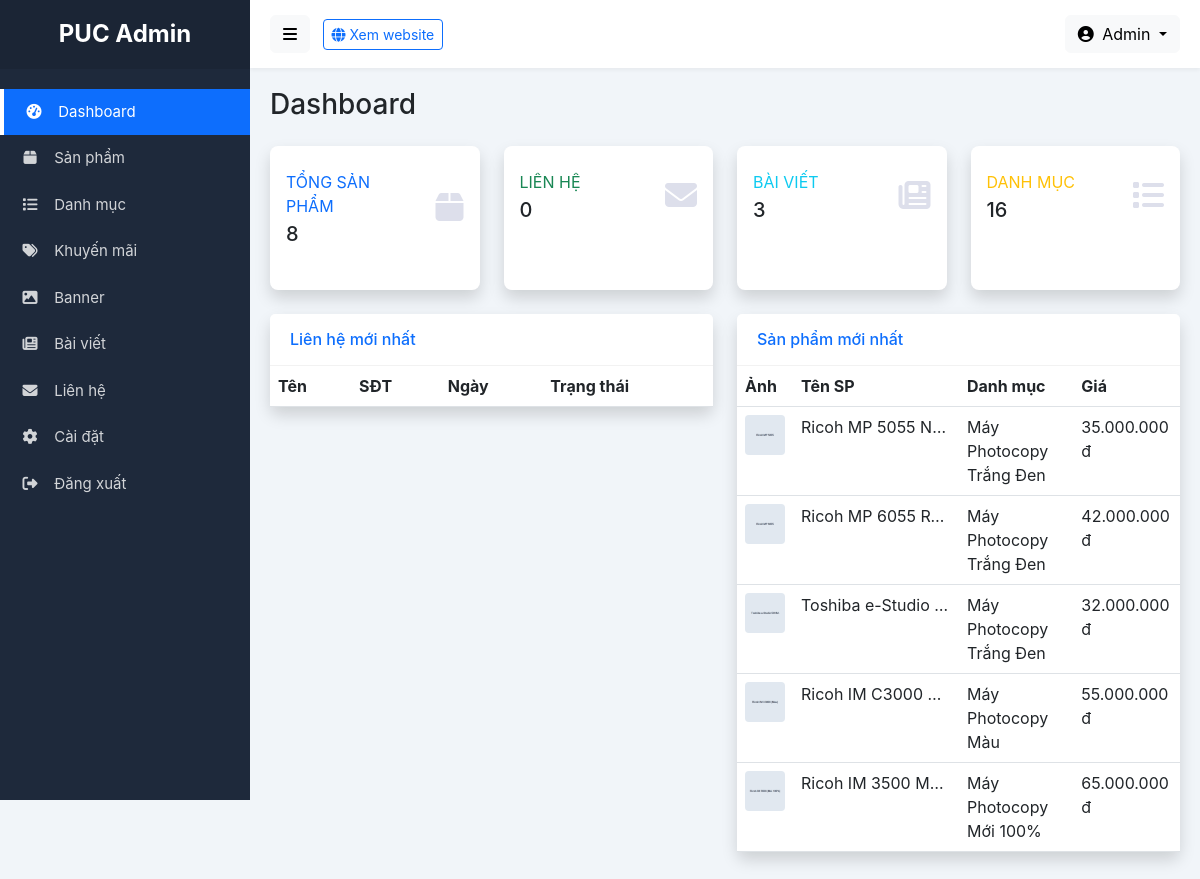
/admin/index.php (signed in), run on the app's committed database.
### tables this page shows
CREATE TABLE IF NOT EXISTS `products` (
    `id` INT AUTO_INCREMENT PRIMARY KEY,
    `name` VARCHAR(300) NOT NULL,
    `slug` VARCHAR(300) NOT NULL UNIQUE,
    `category_id` INT,
    `brand_id` INT,
    `sku` VARCHAR(50),
    `price` DECIMAL(15,0) DEFAULT 0,
    `sale_price` DECIMAL(15,0) DEFAULT NULL,
    `short_description` TEXT,
    `description` LONGTEXT,
    `specifications` LONGTEXT COMMENT 'JSON format',
    `image` VARCHAR(255),
    `gallery` TEXT COMMENT 'JSON array of image paths',
    `condition_type` ENUM('new','renew','used') DEFAULT 'renew',
    `is_featured` TINYINT(1) DEFAULT 0,
    `is_hot` TINYINT(1) DEFAULT 0,
    `is_active` TINYINT(1) DEFAULT 1,
    `view_count` INT DEFAULT 0,
    `meta_title` VARCHAR(200),
    `meta_description` TEXT,
    `created_at` TIMESTAMP DEFAULT CURRENT_TIMESTAMP,
    `updated_at` TIMESTAMP DEFAULT CURRENT_TIMESTAMP ON UPDATE CURRENT_TIMESTAMP,
    FOREIGN KEY (`category_id`) REFERENCES `categories`(`id`) ON DELETE SET NULL,
    FOREIGN KEY (`brand_id`) REFERENCES `brands`(`id`) ON DELETE SET NULL,
    INDEX `idx_slug` (`slug`),
    INDEX `idx_category` (`category_id`),
    INDEX `idx_brand` (`brand_id`),
    INDEX `idx_featured` (`is_featured`),
    INDEX `idx_active` (`is_active`)
);

CREATE TABLE IF NOT EXISTS `categories` (
    `id` INT AUTO_INCREMENT PRIMARY KEY,
    `name` VARCHAR(200) NOT NULL,
    `slug` VARCHAR(200) NOT NULL UNIQUE,
    `parent_id` INT DEFAULT NULL,
    `description` TEXT,
    `image` VARCHAR(255),
    `icon` VARCHAR(100),
    `sort_order` INT DEFAULT 0,
    `is_active` TINYINT(1) DEFAULT 1,
    `meta_title` VARCHAR(200),
    `meta_description` TEXT,
    `created_at` TIMESTAMP DEFAULT CURRENT_TIMESTAMP,
    FOREIGN KEY (`parent_id`) REFERENCES `categories`(`id`) ON DELETE SET NULL
);

### admin/index.php (the view, shortened to what this page needs)
<?php
require_once 'includes/admin-header.php';
$stats = [
    'products' => $pdo->query("SELECT COUNT(*) FROM products")->fetchColumn(),
    'contacts' => $pdo->query("SELECT COUNT(*) FROM contacts")->fetchColumn(),
    'news' => $pdo->query("SELECT COUNT(*) FROM news")->fetchColumn(),
    'categories' => $pdo->query("SELECT COUNT(*) FROM categories")->fetchColumn(),
];
$recent_products = $pdo->query("SELECT p.*, c.name as category_name
                               FROM products p
                               LEFT JOIN categories c ON p.category_id = c.id
                               ORDER BY p.created_at DESC LIMIT 5")->fetchAll();
?>
<div class="d-sm-flex align-items-center justify-content-between mb-4">
    <h1 class="h3 mb-0 text-gray-800">Dashboard</h1>
</div>
<div class="row">
    <div class="col-xl-3 col-md-6 mb-4">
        <div class="card border-left-primary shadow h-100 py-2">
            <div class="card-body">
                <div class="row no-gutters align-items-center">
                    <div class="col mr-2">
                        <div class="text-xs font-weight-bold text-primary text-uppercase mb-1">Tổng sản phẩm</div>
                        <div class="h5 mb-0 font-weight-bold text-gray-800"><?= $stats['products'] ?></div>
                    </div>
                    <div class="col-auto">
                        <i class="fas fa-box fa-2x text-gray-300" style="color: #dddfeb;"></i>
                    </div>
                </div>
            </div>
        </div>
    </div>
    <div class="col-xl-3 col-md-6 mb-4">
        <div class="card border-left-success shadow h-100 py-2">
            <div class="card-body">
                <div class="row no-gutters align-items-center">
                    <div class="col mr-2">
                        <div class="text-xs font-weight-bold text-success text-uppercase mb-1">Liên hệ</div>
                        <div class="h5 mb-0 font-weight-bold text-gray-800"><?= $stats['contacts'] ?></div>
                    </div>
                    <div class="col-auto">
                        <i class="fas fa-envelope fa-2x text-gray-300" style="color: #dddfeb;"></i>
                    </div>
                </div>
            </div>
        </div>
    </div>
    <div class="col-xl-3 col-md-6 mb-4">
        <div class="card border-left-info shadow h-100 py-2">
            <div class="card-body">
                <div class="row no-gutters align-items-center">
                    <div class="col mr-2">
                        <div class="text-xs font-weight-bold text-info text-uppercase mb-1">Bài viết</div>
                        <div class="h5 mb-0 font-weight-bold text-gray-800"><?= $stats['news'] ?></div>
                    </div>
                    <div class="col-auto">
                        <i class="fas fa-newspaper fa-2x text-gray-300" style="color: #dddfeb;"></i>
                    </div>
                </div>
            </div>
        </div>
    </div>
    <div class="col-xl-3 col-md-6 mb-4">
        <div class="card border-left-warning shadow h-100 py-2">
            <div class="card-body">
                <div class="row no-gutters align-items-center">
                    <div class="col mr-2">
                        <div class="text-xs font-weight-bold text-warning text-uppercase mb-1">Danh mục</div>
                        <div class="h5 mb-0 font-weight-bold text-gray-800"><?= $stats['categories'] ?></div>
                    </div>
                    <div class="col-auto">
                        <i class="fas fa-list fa-2x text-gray-300" style="color: #dddfeb;"></i>
                    </div>
                </div>
            </div>
        </div>
    </div>
</div>
<div class="row">
    <div class="col-lg-6 mb-4">
        <div class="card shadow mb-4">
            <div class="card-header py-3">
                <h6 class="m-0 font-weight-bold text-primary">Liên hệ mới nhất</h6>
            </div>
            <div class="card-body p-0">
                <div class="table-responsive">
                    <table class="table table-hover mb-0">
                        <thead>
                            <tr>
                                <th>Tên</th>
                                <th>SĐT</th>
                                <th>Ngày</th>
                                <th>Trạng thái</th>
                            </tr>
                        </thead>
                    </table>
                </div>
            </div>
        </div>
    </div>
    <div class="col-lg-6 mb-4">
        <div class="card shadow mb-4">
            <div class="card-header py-3">
                <h6 class="m-0 font-weight-bold text-primary">Sản phẩm mới nhất</h6>
            </div>
            <div class="card-body p-0">
                <div class="table-responsive">
                    <table class="table table-hover mb-0">
                        <thead>
                            <tr>
                                <th>Ảnh</th>
                                <th>Tên SP</th>
                                <th>Danh mục</th>
                                <th>Giá</th>
                            </tr>
                        </thead>
                        <tbody>
                            <?php foreach($recent_products as $product): ?>
                            <tr>
                                <td>
                                    <?php if($product['image']): ?>
                                        <img src="../<?= htmlspecialchars($product['image']) ?>" alt="thumb" style="width: 40px; height: 40px; object-fit: cover; border-radius: 4px;">
                                    <?php else: ?>
                                        <div style="width: 40px; height: 40px; background: #eee; border-radius: 4px;"></div>
                                    <?php endif; ?>
                                </td>
                                <td>
                                    <div class="text-truncate" style="max-width: 150px;" title="<?= htmlspecialchars($product['name']) ?>">
                                        <?= htmlspecialchars($product['name']) ?>
                                    </div>
                                </td>
                                <td><?= htmlspecialchars($product['category_name']) ?></td>
                                <td><?= number_format($product['price'], 0, ',', '.') ?> đ</td>
                            </tr>
                            <?php endforeach; ?>
                        </tbody>
                    </table>
                </div>
            </div>
        </div>
    </div>
</div>
<?php require_once 'includes/admin-footer.php'; ?>

### admin/includes/admin-header.php (style rules this page uses)
:root { --sidebar-width: 250px; --sidebar-bg: #1E293B; --sidebar-color: #f8f9fa; --sidebar-hover: #334155; --sidebar-active: #0d6efd; }
body { background-color: #f1f5f9; font-family: -apple-system, BlinkMacSystemFont, "Segoe UI", Roboto, "Helvetica Neue", Arial, sans-serif; overflow-x: hidden; }
.card { border: none; box-shadow: 0 0.125rem 0.25rem rgba(0,0,0,0.075); border-radius: 0.5rem; margin-bottom: 20px; }
.card-header { background-color: #fff; border-bottom: 1px solid rgba(0,0,0,0.05); font-weight: 600; padding: 15px 20px; }
.table-responsive { overflow-x: auto; }

### data on the page
products: image (picture), name "Ricoh MP 5055 N…", category.name "Máy Photocopy Trắng Đen", price "35.000.000"
products: image (picture), name "Ricoh MP 6055 R…", category.name "Máy Photocopy Trắng Đen", price "42.000.000"
products: image (picture), name "Toshiba e-Studio…", category.name "Máy Photocopy Trắng Đen", price "32.000.000"
products: image (picture), name "Ricoh IM C3000…", category.name "Máy Photocopy Màu", price "55.000.000"
products: image (picture), name "Ricoh IM 3500 M…", category.name "Máy Photocopy Mới 100%", price "65.000.000"

### other printed values
$_SESSION['admin_name'] "Admin"
$stats['products'] "8"
$stats['contacts'] "0"
$stats['news'] "3"
$stats['categories'] "16"
